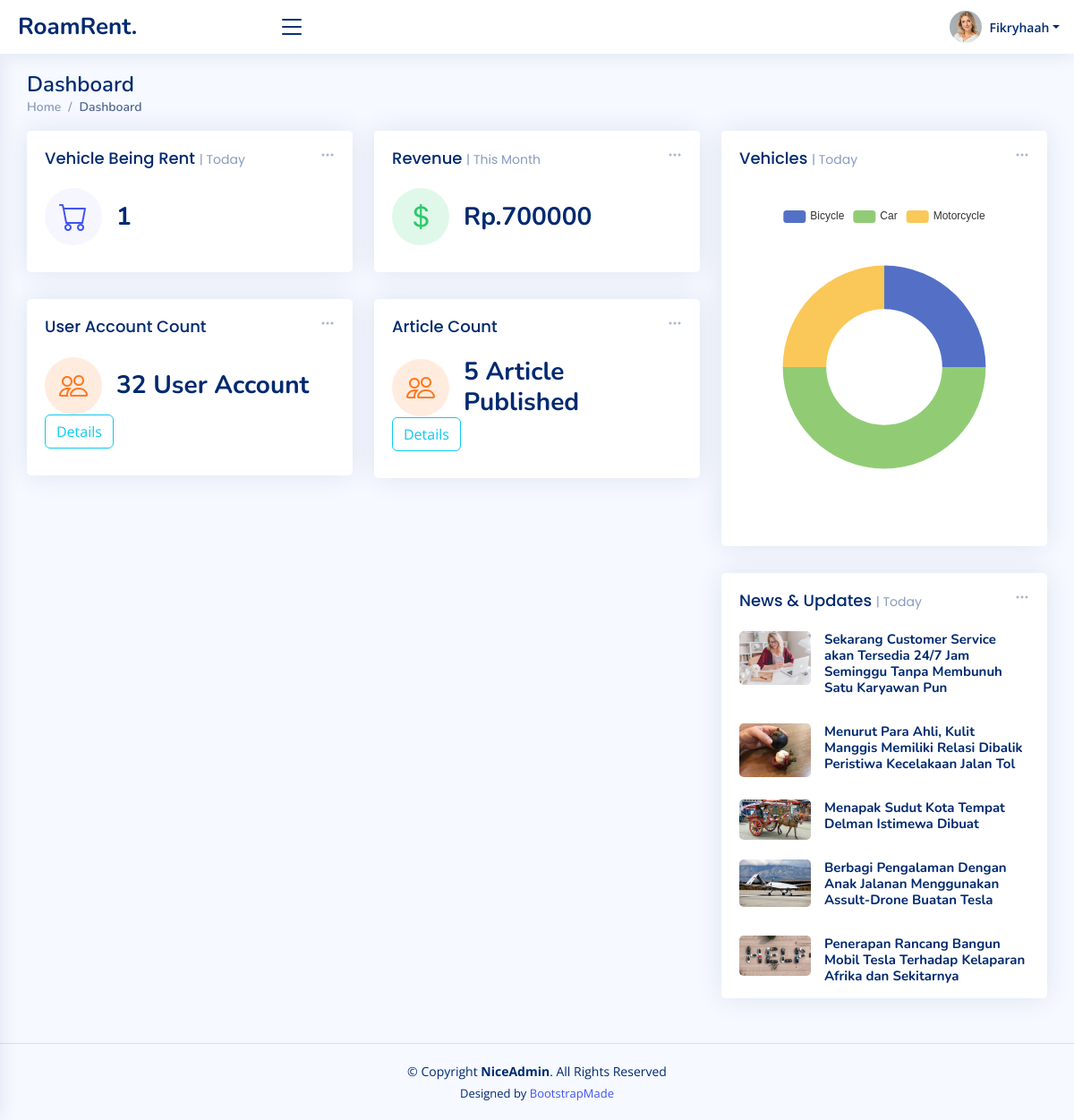
Page /home.php (signed in) on the committed database.
### tables this page shows
CREATE TABLE `article` (
  `id` int(12) NOT NULL,
  `title` text NOT NULL,
  `text` longtext NOT NULL,
  `img_url` text DEFAULT NULL,
  `article_category_id` bigint(20) NOT NULL,
  `user_id` bigint(20) NOT NULL
);

### home.php (the view, shortened to what this page needs)
<!DOCTYPE html>
<html lang="en">
<head>
  <?php
  include('layout-head-import-nice.php');
  include('logics/connect.php');
  $sql_article = 'SELECT * FROM article LIMIT 5';
  $result_article = $conn->query($sql_article);
  $sql_user = 'SELECT * FROM user';
  $result_user = $conn->query($sql_user);
  ?>
</head>
<body class="toggle-sidebar">
  <?php include 'layout-header-nice.php'; ?>
  <main id="main" class="main">
    <div class="pagetitle">
      <h1>Dashboard</h1>
      <nav>
        <ol class="breadcrumb">
          <li class="breadcrumb-item"><a href="home.php">Home</a></li>
          <li class="breadcrumb-item active">Dashboard</li>
        </ol>
      </nav>
    </div>
    <section class="section dashboard">
      <div class="row">
        <div class="col-lg-8">
          <div class="row">
            <div class="col-xxl-4 col-md-6">
              <div class="card info-card sales-card">
                <div class="filter">
                  <a class="icon" href="#" data-bs-toggle="dropdown"><i class="bi bi-three-dots"></i></a>
                </div>
                <div class="card-body">
                  <h5 class="card-title">Vehicle Being Rent <span>| Today</span></h5>
                  <div class="d-flex align-items-center">
                    <div class="card-icon rounded-circle d-flex align-items-center justify-content-center">
                      <i class="bi bi-cart"></i>
                    </div>
                    <div class="ps-3">
                      <h6>1</h6>
                    </div>
                  </div>
                </div>
              </div>
            </div>
            <div class="col-xxl-4 col-md-6">
              <div class="card info-card revenue-card">
                <div class="filter">
                  <a class="icon" href="#" data-bs-toggle="dropdown"><i class="bi bi-three-dots"></i></a>
                </div>
                <div class="card-body">
                  <h5 class="card-title">Revenue <span>| This Month</span></h5>
                  <div class="d-flex align-items-center">
                    <div class="card-icon rounded-circle d-flex align-items-center justify-content-center">
                      <i class="bi bi-currency-dollar"></i>
                    </div>
                    <div class="ps-3">
                      <h6>Rp.700000</h6>
                    </div>
                  </div>
                </div>
              </div>
            </div>
            <div class="col-xxl-4 col-md-6">
              <div class="card info-card customers-card">
                <div class="filter">
                  <a class="icon" href="#" data-bs-toggle="dropdown"><i class="bi bi-three-dots"></i></a>
                </div>
                <div class="card-body">
                  <h5 class="card-title">User Account Count</h5>
                  <div class="d-flex align-items-center">
                    <div class="card-icon rounded-circle d-flex align-items-center justify-content-center">
                      <i class="bi bi-people"></i>
                    </div>
                    <div class="ps-3">
                      <?php echo ('<h6>');
                      $count_user = 1;
                      while ($row_user = $result_user->fetch_assoc()) {
                        $count_user = $count_user + 1;
                      }
                      echo ($count_user . ' User Account');
                      echo ('<h6>') ?>
                    </div>
                  </div>
                  <a href="users.php"><button class="btn btn-outline-info alert-delete-confirm">Details</button></a>
                </div>
              </div>
            </div>
            <div class="col-xxl-4 col-md-6">
              <div class="card info-card customers-card">
                <div class="filter">
                  <a class="icon" href="#" data-bs-toggle="dropdown"><i class="bi bi-three-dots"></i></a>
                </div>
                <div class="card-body">
                  <h5 class="card-title">Article Count</h5>
                  <div class="d-flex align-items-center">
                    <div class="card-icon rounded-circle d-flex align-items-center justify-content-center">
                      <i class="bi bi-people"></i>
                    </div>
                    <div class="ps-3">
                      <?php echo ('<h6>');
                      $count2 = 0;
                      while ($row_article = $result_article->fetch_assoc()) {
                        $count2 = $count2 + 1;
                      }
                      echo ($count2 . ' Article Published');
                      echo ('<h6>') ?>
                    </div>
                  </div>
                  <a href="blog.php"><button class="btn btn-outline-info alert-delete-confirm">Details</button></a>
                </div>
              </div>
            </div>
          </div>
        </div>
        <div class="col-lg-4">
          <div class="card">
            <div class="filter">
              <a class="icon" href="#" data-bs-toggle="dropdown"><i class="bi bi-three-dots"></i></a>
            </div>
            <div class="card-body pb-0">
              <h5 class="card-title">Vehicles <span>| Today</span></h5>
              <?php
              $query_vehicle_availability = "SELECT vc.name, COUNT(v.id) as total FROM vehicle v LEFT JOIN vehicle_category vc on v.vehicle_category_id = vc.id GROUP BY vc.name";
              $result_vehicle_availability = $conn->query($query_vehicle_availability);
              ?>
              <div id="trafficChart" style="min-height: 400px;" class="echart"></div>
              <script>
                document.addEventListener("DOMContentLoaded", () => {
                  echarts.init(document.querySelector("#trafficChart")).setOption({
                    tooltip: {
                      trigger: 'item'
                    },
                    legend: {
                      top: '5%',
                      left: 'center'
                    },
                    series: [{
                      name: 'Access From',
                      type: 'pie',
                      radius: ['40%', '70%'],
                      avoidLabelOverlap: false,
                      label: {
                        show: false,
                        position: 'center'
                      },
                      emphasis: {
                        label: {
                          show: true,
                          fontSize: '18',
                          fontWeight: 'bold'
                        }
                      },
                      labelLine: {
                        show: false
                      },
                      data: [
                        <?php while ($row = $result_vehicle_availability->fetch_assoc()) {
                        ?> {
                            value: <?= $row['total'] ?>,
                            name: '<?= $row['name'] ?>'
                          },
                        <?php } ?>
                      ]
                    }]
                  });
                });
              </script>
            </div>
          </div>
          <div class="card">
            <div class="filter">
              <a class="icon" href="#" data-bs-toggle="dropdown"><i class="bi bi-three-dots"></i></a>
            </div>
            <?php
            $result_list_article = $conn->query($sql_article);
            ?>
            <div class="card-body pb-0">
              <h5 class="card-title">News &amp; Updates <span>| Today</span></h5>
              <div class="news">
                <?php
                while ($row = $result_list_article->fetch_assoc()) {
                ?>
                  <div class="post-item clearfix">
                    <img src="assets/img/hero/blog/<?= $row['img_url'] ?>" alt="">
                    <h4><a href="#"><?= $row['title'] ?></a></h4>
                  </div>
                <?php
                }
                ?>
              </div>
            </div>
          </div>
        </div>
      </div>
    </section>
  </main>
  <?php include('layout-footer.php'); ?>
</body>
</html>

### assets/css/nice-style.css (style rules this page uses)
:root { scroll-behavior: smooth; }
body { font-family: "Open Sans", sans-serif; background: #f6f9ff; color: #444444; }
a { color: #4154f1; text-decoration: none; }
h1, h2, h3, h4, h5, h6 { font-family: "Nunito", sans-serif; }
#main { margin-top: 60px; padding: 20px 30px; transition: all 0.3s; }
.pagetitle { margin-bottom: 10px; }
.pagetitle h1 { font-size: 24px; margin-bottom: 0; font-weight: 600; color: #012970; }
.card { margin-bottom: 30px; border: none; border-radius: 5px; box-shadow: 0px 0 30px rgba(1, 41, 112, 0.1); }
.card-title { padding: 20px 0 15px 0; font-size: 18px; font-weight: 500; color: #012970; font-family: "Poppins", sans-serif; }
.card-title span { color: #899bbd; font-size: 14px; font-weight: 400; }
.card-body { padding: 0 20px 20px 20px; }
.breadcrumb { font-size: 14px; font-family: "Nunito", sans-serif; color: #899bbd; font-weight: 600; }
.breadcrumb a { color: #899bbd; transition: 0.3s; }
.breadcrumb .breadcrumb-item::before { color: #899bbd; }
.breadcrumb .active { color: #51678f; font-weight: 600; }
@media (min-width: 1200px) { #main, #footer { margin-left: 300px; } }
@media (min-width: 1200px) { .toggle-sidebar #main, .toggle-sidebar #footer { margin-left: 0; } }
.dashboard .filter { position: absolute; right: 0px; top: 15px; }
.dashboard .filter .icon { color: #aab7cf; padding-right: 20px; padding-bottom: 5px; transition: 0.3s; font-size: 16px; }
.dashboard .info-card { padding-bottom: 10px; }
.dashboard .info-card h6 { font-size: 28px; color: #012970; font-weight: 700; margin: 0; padding: 0; }
.dashboard .card-icon { font-size: 32px; line-height: 0; width: 64px; height: 64px; flex-shrink: 0; flex-grow: 0; }
.dashboard .sales-card .card-icon { color: #4154f1; background: #f6f6fe; }
.dashboard .revenue-card .card-icon { color: #2eca6a; background: #e0f8e9; }
.dashboard .customers-card .card-icon { color: #ff771d; background: #ffecdf; }
.dashboard .news .post-item+.post-item { margin-top: 15px; }
.dashboard .news img { width: 80px; float: left; border-radius: 5px; }
.dashboard .news h4 { font-size: 15px; margin-left: 95px; font-weight: bold; margin-bottom: 5px; }
.dashboard .news h4 a { color: #012970; transition: 0.3s; }

### rows in the picture
article: img_url (picture), title "Sekarang Customer Service akan Tersedia 24/7 Jam Seminggu Tanpa Membunuh Satu Karyawan Pun"
article: img_url (picture), title "Menurut Para Ahli, Kulit Manggis Memiliki Relasi Dibalik Peristiwa Kecelakaan Jalan Tol"
article: img_url (picture), title "Menapak Sudut Kota Tempat Delman Istimewa Dibuat"
article: img_url (picture), title "Berbagi Pengalaman Dengan Anak Jalanan Menggunakan Assult-Drone Buatan Tesla"
article: img_url (picture), title "Penerapan Rancang Bangun Mobil Tesla Terhadap Kelaparan Afrika dan Sekitarnya"

### other values in the picture
$auth_name "Fikryhaah"
$count_user "32"
$count2 "5"
chart data {{ $row['total'] }} 1, 2, 1
chart data {{ $row['name'] }} Bicycle, Car, Motorcycle
